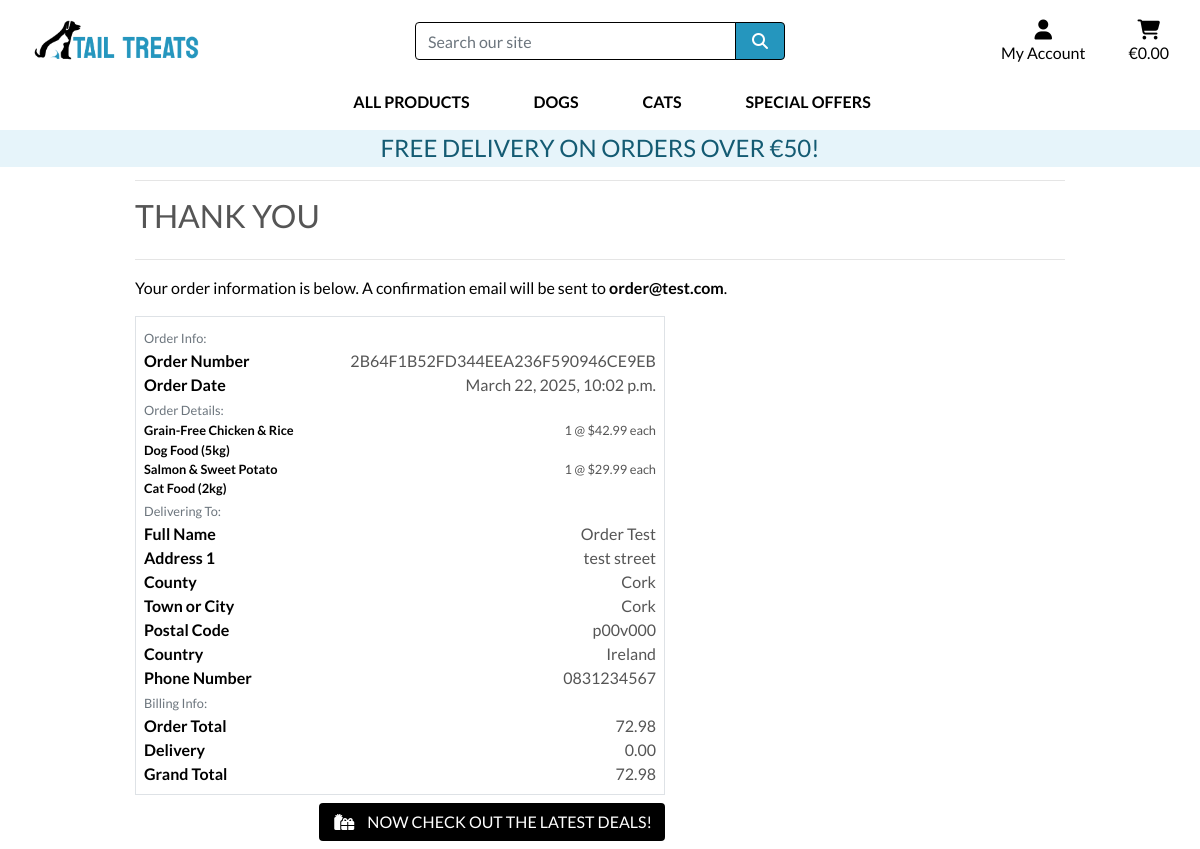
Page /checkout/checkout_success/2B64F1B52FD344EEA236F590946CE9EB on the committed database.
### checkout/models.py (models this page shows, shortened)
class Order(models.Model):
    order_number = models.CharField(max_length=32, null=False, editable=False)
    full_name = models.CharField(max_length=50, null=False, blank=False)
    email = models.EmailField(max_length=254, null=False, blank=False)
    phone_number = models.CharField(max_length=20, null=False, blank=False)
    country = models.CharField(max_length=40, null=False, blank=False)
    postcode = models.CharField(max_length=20, null=True, blank=True)
    town_or_city = models.CharField(max_length=40, null=False, blank=False)
    street_address1 = models.CharField(max_length=80, null=False, blank=False)
    street_address2 = models.CharField(max_length=80, null=True, blank=True)
    county = models.CharField(max_length=80, null=True, blank=True)
    date = models.DateTimeField(auto_now_add=True)
    delivery_cost = models.DecimalField(max_digits=6, decimal_places=2, null=False, default=0)
    order_total = models.DecimalField(max_digits=10, decimal_places=2, null=False, default=0)
    grand_total = models.DecimalField(max_digits=10, decimal_places=2, null=False, default=0)
    original_cart = models.TextField(null=False, blank=False, default='')
    stripe_pid = models.CharField(max_length=254, null=False, blank=False, default='')

class OrderLineItem(models.Model):
    order = models.ForeignKey(Order, null=False, blank=False, on_delete=models.CASCADE, related_name='lineitems')
    product = models.ForeignKey(Product, null=False, blank=False, on_delete=models.CASCADE)
    product_size = models.CharField(max_length=2, null=True, blank=True) # XS, S, M, L, XL
    quantity = models.IntegerField(null=False, blank=False, default=0)
    lineitem_total = models.DecimalField(max_digits=6, decimal_places=2, null=False, blank=False, editable=False)

### products/models.py (models this page shows, shortened)
class Product(models.Model):
    category = models.ForeignKey('Category', null=True, blank=True, on_delete=models.SET_NULL)
    sku = models.CharField(max_length=254, unique=True, blank=True, null=True)
    name = models.CharField(max_length=254)
    description = models.TextField()
    price = models.DecimalField(max_digits=6, decimal_places=2)
    rating = models.DecimalField(max_digits=3, decimal_places=1, blank=True, null=True)
    image_url = models.URLField(max_length=1024, blank=True, null=True)
    image = models.ImageField(upload_to='products/', blank=True, null=True)

### checkout/views.py (the view)
# urls.py: path('checkout_success/<order_number>', views.checkout_success, name='checkout_success'),
def checkout_success(request, order_number):
    save_info = request.session.get('save_info')
    order = get_object_or_404(Order, order_number=order_number)
    messages.success(request, f'Order successfully processed! Your order number is {order_number}. '
                              f'A confirmation email will be sent to {order.email}.')
    if 'cart' in request.session:
        del request.session['cart']
    template = 'checkout/checkout_success.html'
    context = {
        'order': order,
    }
    return render(request, template, context)

### cart/contexts.py (called while the page is built, shortened)
def cart_contents(request):
    cart_items = []
    total = 0
    product_count = 0
    cart = request.session.get('cart', {})
    if total < settings.FREE_DELIVERY_THRESHOLD:
        delivery = total * Decimal(settings.STANDARD_DELIVERY_PERCENTAGE / 100)
        free_delivery_delta = settings.FREE_DELIVERY_THRESHOLD - total
    else:
        delivery = 0
        free_delivery_delta = 0
    grand_total = delivery + total
    context = {
        'cart_items': cart_items,
        'total': total,
        'product_count': product_count,
        'delivery': delivery,
        'free_delivery_delta': free_delivery_delta,
        'free_delivery_threshold': settings.FREE_DELIVERY_THRESHOLD,
        'grand_total': grand_total,
    }
    return context

### checkout/templates/checkout/checkout_success.html (shortened to what this page needs)
{% extends "base.html" %}
{% load static %}
{% block extra_css %}
    <link rel="stylesheet" href="{% static 'checkout/css/checkout.css' %}">
{% endblock %}
{% block page_header %}
    <div class="container header-container">
    </div>
{% endblock %}
{% block content %}
    <div class="overlay"></div>
    <div class="container">
        <div class="row">
            <div class="col">
                <hr>
                <h2 class="logo-font mb-4">Thank You</h2>
                <hr>
                <p class="text-black">Your order information is below. A confirmation email will be sent to <strong>{{ order.email }}</strong>.</p>
            </div>
        </div>
        <div class="row">
            <div class="col-12 col-lg-7">
                <div class="order-confirmation-wrapper p-2 border">
                    <div class="row">
                        <div class="col">
                            <small class="text-muted">Order Info:</small>
                        </div>
                    </div>
                    <div class="row">
                        <div class="col-12 col-md-4">
                            <p class="mb-0 text-black font-weight-bold">Order Number</p>
                        </div>
                        <div class="col-12 col-md-8 text-md-right">
                            <p class="mb-0">{{ order.order_number }}</p>
                        </div>
                    </div>
                    <div class="row">
                        <div class="col-12 col-md-4">
                            <p class="mb-0 text-black font-weight-bold">Order Date</p>
                        </div>
                        <div class="col-12 col-md-8 text-md-right">
                            <p class="mb-0">{{ order.date }}</p>
                        </div>
                    </div>
                    <div class="row">
                        <div class="col">
                            <small class="text-muted">Order Details:</small>
                        </div>
                    </div>
                    {% for item in order.lineitems.all %}
                    <div class="row">
                        <div class="col-12 col-md-4">
                            <p class="small mb-0 text-black font-weight-bold">
                                {{ item.product.name }}{% if item.product_size %} - Size {{ item.product.size|upper}}{% endif %}
                            </p>
                        </div>
                        <div class="col-12 col-md-8 text-md-right">
                            <p class="small mb-0">{{ item.quantity }} @ ${{ item.product.price }} each</p>
                        </div>
                    </div>
                    {% endfor %}
                    <div class="row">
                        <div class="col">
                            <small class="text-muted">Delivering To:</small>
                        </div>
                    </div>
                    <div class="row">
                        <div class="col-12 col-md-4">
                            <p class="mb-0 text-black font-weight-bold">Full Name</p>
                        </div>
                        <div class="col-12 col-md-8 text-md-right">
                            <p class="mb-0">{{ order.full_name }}</p>
                        </div>
                    </div>
                    <div class="row">
                        <div class="col-12 col-md-4">
                            <p class="mb-0 text-black font-weight-bold">Address 1</p>
                        </div>
                        <div class="col-12 col-md-8 text-md-right">
                            <p class="mb-0">{{ order.street_address1 }}</p>
                        </div>
                    </div>
                    {% if order.county %}
                    <div class="row">
                        <div class="col-12 col-md-4">
                            <p class="mb-0 text-black font-weight-bold">County</p>
                        </div>
                        <div class="col-12 col-md-8 text-md-right">
                            <p class="mb-0">{{ order.county }}</p>
                        </div>
                    </div>
                    {% endif %}
                    <div class="row">
                        <div class="col-12 col-md-4">
                            <p class="mb-0 text-black font-weight-bold">Town or City</p>
                        </div>
                        <div class="col-12 col-md-8 text-md-right">
                            <p class="mb-0">{{ order.town_or_city }}</p>
                        </div>
                    </div>
                    {% if order.postcode %}
                    <div class="row">
                        <div class="col-12 col-md-4">
                            <p class="mb-0 text-black font-weight-bold">Postal Code</p>
                        </div>
                        <div class="col-12 col-md-8 text-md-right">
                            <p class="mb-0">{{ order.postcode }}</p>
                        </div>
                    </div>
                    {% endif %}
                    <div class="row">
                        <div class="col-12 col-md-4">
                            <p class="mb-0 text-black font-weight-bold">Country</p>
                        </div>
                        <div class="col-12 col-md-8 text-md-right">
                            <p class="mb-0">{{ order.country }}</p>
                        </div>
                    </div>
                    <div class="row">
                        <div class="col-12 col-md-4">
                            <p class="mb-0 text-black font-weight-bold">Phone Number</p>
                        </div>
                        <div class="col-12 col-md-8 text-md-right">
                            <p class="mb-0">{{ order.phone_number }}</p>
                        </div>
                    </div>
                    <div class="row">
                        <div class="col">
                            <small class="text-muted">Billing Info:</small>
                        </div>
                    </div>
                    <div class="row">
                        <div class="col-12 col-md-4">
                            <p class="mb-0 text-black font-weight-bold">Order Total</p>
                        </div>
                        <div class="col-12 col-md-8 text-md-right">
                            <p class="mb-0">{{ order.order_total }}</p>
                        </div>
                    </div>
                    <div class="row">
                        <div class="col-12 col-md-4">
                            <p class="mb-0 text-black font-weight-bold">Delivery</p>
                        </div>
                        <div class="col-12 col-md-8 text-md-right">
                            <p class="mb-0">{{ order.delivery_cost }}</p>
                        </div>
                    </div>
                    <div class="row">
                        <div class="col-12 col-md-4">
                            <p class="mb-0 text-black font-weight-bold">Grand Total</p>
                        </div>
                        <div class="col-12 col-md-8 text-md-right">
                            <p class="mb-0">{{ order.grand_total }}</p>
                        </div>
                    </div>
                </div>
            </div>
        </div>
        <div class="row">
			<div class="col-12 col-lg-7 text-right">
				<a href="{% url 'products' %}?category=new_arrivals,deals,clearance" class="btn btn-black rounded-5 my-2">
					<span class="icon mr-2">
						<i class="fas fa-gifts"></i>
					</span>
					<span class="text-uppercase">Now check out the latest deals!</span>
				</a>
			</div>
		</div>
    </div>
{% endblock %}

### static/css/base.css (style rules this page uses)
html { height: 100%; }
body { background: url('/media/homepage_background.jpg') no-repeat center center fixed; background-size: cover; height: calc(100vh - 164px); color: #555; font-family: 'Lato'; }
.icon { align-items: center; display: inline-flex; justify-content: center; height: 1.5rem; width: 1.5rem; }
.logo-font { text-transform: uppercase; }
.btn-black { background: black; color: white; }
.text-black { color: #000 !important; }
.overlay { height: 100%; width: 100%; top: 0; left: 0; position: fixed; background: white; z-index: -1; }
@media (min-width: 1200px) { .container { max-width: 80%; } }
@media (min-width: 992px) { .header-container { padding-top: 164px; } }

### rows in the picture
Order: email "order@test.com", order_number "2B64F1B52FD344EEA236F590946CE9EB", date "March 22, 2025, 10:02 p.m.", full_name "Order Test", street_address1 "test street", county "Cork", town_or_city "Cork", postcode "p00v000", country "Ireland", phone_number "0831234567", order_total "72.98", delivery_cost "0.00", grand_total "72.98"
OrderLineItem: product.name "Grain-Free Chicken & Rice Dog Food (5kg)", quantity "1", product.price "42.99"
OrderLineItem: product.name "Salmon & Sweet Potato Cat Food (2kg)", quantity "1", product.price "29.99"

### other values in the picture
{{ free_delivery_threshold }} "50"
